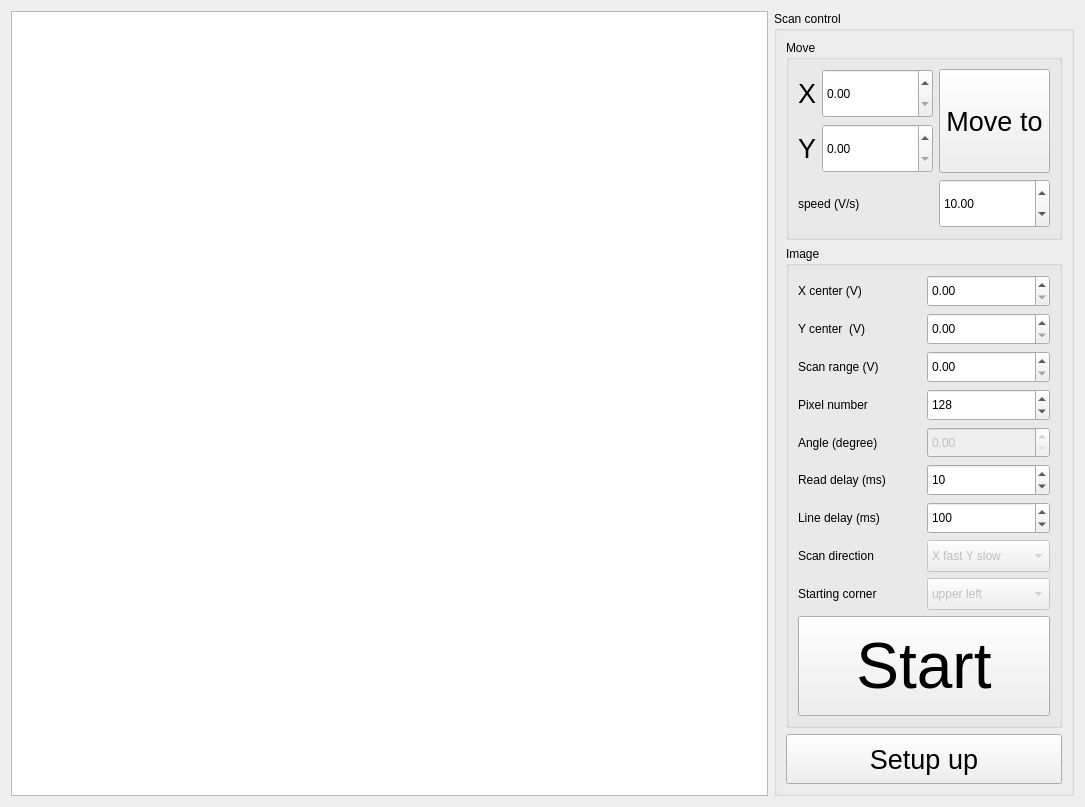
<?xml version="1.0" encoding="UTF-8"?>
<ui version="4.0">
 <class>Scan_UI</class>
 <widget class="QWidget" name="Scan_UI">
  <property name="geometry">
   <rect>
    <x>0</x>
    <y>0</y>
    <width>1085</width>
    <height>807</height>
   </rect>
  </property>
  <property name="windowTitle">
   <string>Scan</string>
  </property>
  <layout class="QHBoxLayout" name="horizontalLayout_2">
   <item>
    <layout class="QHBoxLayout" name="horizontalLayout">
     <item>
      <widget class="ImageView" name="Image_View"/>
     </item>
     <item>
      <widget class="QGroupBox" name="groupBox">
       <property name="sizePolicy">
        <sizepolicy hsizetype="Fixed" vsizetype="Minimum">
         <horstretch>0</horstretch>
         <verstretch>0</verstretch>
        </sizepolicy>
       </property>
       <property name="minimumSize">
        <size>
         <width>300</width>
         <height>0</height>
        </size>
       </property>
       <property name="maximumSize">
        <size>
         <width>500</width>
         <height>16777215</height>
        </size>
       </property>
       <property name="title">
        <string>Scan control</string>
       </property>
       <layout class="QVBoxLayout" name="verticalLayout_2">
        <item>
         <layout class="QVBoxLayout" name="verticalLayout">
          <item>
           <widget class="QGroupBox" name="Move_groupbox">
            <property name="sizePolicy">
             <sizepolicy hsizetype="Preferred" vsizetype="Maximum">
              <horstretch>0</horstretch>
              <verstretch>0</verstretch>
             </sizepolicy>
            </property>
            <property name="minimumSize">
             <size>
              <width>0</width>
              <height>200</height>
             </size>
            </property>
            <property name="title">
             <string>Move</string>
            </property>
            <layout class="QGridLayout" name="gridLayout_3">
             <item row="0" column="0">
              <layout class="QGridLayout" name="gridLayout_2">
               <item row="0" column="0">
                <widget class="QLabel" name="label">
                 <property name="sizePolicy">
                  <sizepolicy hsizetype="Maximum" vsizetype="Preferred">
                   <horstretch>0</horstretch>
                   <verstretch>0</verstretch>
                  </sizepolicy>
                 </property>
                 <property name="font">
                  <font>
                   <pointsize>20</pointsize>
                  </font>
                 </property>
                 <property name="text">
                  <string>X</string>
                 </property>
                </widget>
               </item>
               <item row="1" column="0">
                <widget class="QLabel" name="label_2">
                 <property name="sizePolicy">
                  <sizepolicy hsizetype="Maximum" vsizetype="Preferred">
                   <horstretch>0</horstretch>
                   <verstretch>0</verstretch>
                  </sizepolicy>
                 </property>
                 <property name="font">
                  <font>
                   <pointsize>20</pointsize>
                  </font>
                 </property>
                 <property name="text">
                  <string>Y</string>
                 </property>
                </widget>
               </item>
               <item row="0" column="1">
                <widget class="QDoubleSpinBox" name="X_move_spinbox">
                 <property name="sizePolicy">
                  <sizepolicy hsizetype="Minimum" vsizetype="Minimum">
                   <horstretch>0</horstretch>
                   <verstretch>0</verstretch>
                  </sizepolicy>
                 </property>
                 <property name="maximum">
                  <double>150.000000000000000</double>
                 </property>
                </widget>
               </item>
               <item row="1" column="1">
                <widget class="QDoubleSpinBox" name="Y_move_spinbox">
                 <property name="sizePolicy">
                  <sizepolicy hsizetype="Minimum" vsizetype="Minimum">
                   <horstretch>0</horstretch>
                   <verstretch>0</verstretch>
                  </sizepolicy>
                 </property>
                 <property name="maximum">
                  <double>150.000000000000000</double>
                 </property>
                </widget>
               </item>
               <item row="2" column="0" colspan="2">
                <widget class="QLabel" name="label_3">
                 <property name="sizePolicy">
                  <sizepolicy hsizetype="Preferred" vsizetype="Minimum">
                   <horstretch>0</horstretch>
                   <verstretch>0</verstretch>
                  </sizepolicy>
                 </property>
                 <property name="text">
                  <string>speed (V/s)</string>
                 </property>
                </widget>
               </item>
               <item row="2" column="2">
                <widget class="QDoubleSpinBox" name="speed_move_spinbox">
                 <property name="sizePolicy">
                  <sizepolicy hsizetype="Minimum" vsizetype="Minimum">
                   <horstretch>0</horstretch>
                   <verstretch>0</verstretch>
                  </sizepolicy>
                 </property>
                 <property name="decimals">
                  <number>2</number>
                 </property>
                 <property name="minimum">
                  <double>0.100000000000000</double>
                 </property>
                 <property name="value">
                  <double>10.000000000000000</double>
                 </property>
                </widget>
               </item>
               <item row="0" column="2" rowspan="2">
                <widget class="QPushButton" name="start_move_button">
                 <property name="sizePolicy">
                  <sizepolicy hsizetype="Minimum" vsizetype="Minimum">
                   <horstretch>0</horstretch>
                   <verstretch>0</verstretch>
                  </sizepolicy>
                 </property>
                 <property name="font">
                  <font>
                   <pointsize>20</pointsize>
                  </font>
                 </property>
                 <property name="text">
                  <string>Move to</string>
                 </property>
                </widget>
               </item>
              </layout>
             </item>
            </layout>
           </widget>
          </item>
          <item>
           <widget class="QGroupBox" name="Image_groupbox">
            <property name="title">
             <string>Image</string>
            </property>
            <layout class="QGridLayout" name="gridLayout_5">
             <item row="0" column="0">
              <layout class="QGridLayout" name="gridLayout_4">
               <item row="7" column="0">
                <widget class="QLabel" name="label_8">
                 <property name="text">
                  <string>Scan direction</string>
                 </property>
                </widget>
               </item>
               <item row="8" column="0">
                <widget class="QLabel" name="label_9">
                 <property name="text">
                  <string>Starting corner</string>
                 </property>
                </widget>
               </item>
               <item row="2" column="1">
                <widget class="QDoubleSpinBox" name="range_scan_spinbox">
                 <property name="sizePolicy">
                  <sizepolicy hsizetype="Minimum" vsizetype="Minimum">
                   <horstretch>0</horstretch>
                   <verstretch>0</verstretch>
                  </sizepolicy>
                 </property>
                 <property name="maximum">
                  <double>150.000000000000000</double>
                 </property>
                </widget>
               </item>
               <item row="5" column="1">
                <widget class="QSpinBox" name="readdelay_scan_spinbox">
                 <property name="sizePolicy">
                  <sizepolicy hsizetype="Minimum" vsizetype="Minimum">
                   <horstretch>0</horstretch>
                   <verstretch>0</verstretch>
                  </sizepolicy>
                 </property>
                 <property name="maximum">
                  <number>1000</number>
                 </property>
                 <property name="value">
                  <number>10</number>
                 </property>
                </widget>
               </item>
               <item row="3" column="0">
                <widget class="QLabel" name="label_5">
                 <property name="text">
                  <string>Pixel number</string>
                 </property>
                </widget>
               </item>
               <item row="6" column="0">
                <widget class="QLabel" name="label_7">
                 <property name="text">
                  <string>Line delay (ms)</string>
                 </property>
                </widget>
               </item>
               <item row="1" column="1">
                <widget class="QDoubleSpinBox" name="Ycenter_scan_spinbox">
                 <property name="sizePolicy">
                  <sizepolicy hsizetype="Minimum" vsizetype="Minimum">
                   <horstretch>0</horstretch>
                   <verstretch>0</verstretch>
                  </sizepolicy>
                 </property>
                </widget>
               </item>
               <item row="8" column="1">
                <widget class="QComboBox" name="corner_scan_combobox">
                 <property name="enabled">
                  <bool>false</bool>
                 </property>
                 <property name="sizePolicy">
                  <sizepolicy hsizetype="Preferred" vsizetype="Minimum">
                   <horstretch>0</horstretch>
                   <verstretch>0</verstretch>
                  </sizepolicy>
                 </property>
                 <item>
                  <property name="text">
                   <string>upper left</string>
                  </property>
                 </item>
                 <item>
                  <property name="text">
                   <string>upper right</string>
                  </property>
                 </item>
                 <item>
                  <property name="text">
                   <string>lower left</string>
                  </property>
                 </item>
                 <item>
                  <property name="text">
                   <string>lower right</string>
                  </property>
                 </item>
                </widget>
               </item>
               <item row="7" column="1">
                <widget class="QComboBox" name="dir_scan_combobox">
                 <property name="enabled">
                  <bool>false</bool>
                 </property>
                 <property name="sizePolicy">
                  <sizepolicy hsizetype="Preferred" vsizetype="Minimum">
                   <horstretch>0</horstretch>
                   <verstretch>0</verstretch>
                  </sizepolicy>
                 </property>
                 <item>
                  <property name="text">
                   <string>X fast Y slow</string>
                  </property>
                 </item>
                 <item>
                  <property name="text">
                   <string>Y fast X slow</string>
                  </property>
                 </item>
                </widget>
               </item>
               <item row="0" column="0">
                <widget class="QLabel" name="label_10">
                 <property name="text">
                  <string>X center (V)</string>
                 </property>
                </widget>
               </item>
               <item row="5" column="0">
                <widget class="QLabel" name="label_6">
                 <property name="text">
                  <string>Read delay (ms)</string>
                 </property>
                </widget>
               </item>
               <item row="6" column="1">
                <widget class="QSpinBox" name="linedelay_scan_spinbox">
                 <property name="sizePolicy">
                  <sizepolicy hsizetype="Minimum" vsizetype="Minimum">
                   <horstretch>0</horstretch>
                   <verstretch>0</verstretch>
                  </sizepolicy>
                 </property>
                 <property name="maximum">
                  <number>10000</number>
                 </property>
                 <property name="value">
                  <number>100</number>
                 </property>
                </widget>
               </item>
               <item row="0" column="1">
                <widget class="QDoubleSpinBox" name="Xcenter_scan_spinbox">
                 <property name="sizePolicy">
                  <sizepolicy hsizetype="Minimum" vsizetype="Minimum">
                   <horstretch>0</horstretch>
                   <verstretch>0</verstretch>
                  </sizepolicy>
                 </property>
                </widget>
               </item>
               <item row="3" column="1">
                <widget class="QSpinBox" name="pixelnum_scan_spinbox">
                 <property name="sizePolicy">
                  <sizepolicy hsizetype="Minimum" vsizetype="Minimum">
                   <horstretch>0</horstretch>
                   <verstretch>0</verstretch>
                  </sizepolicy>
                 </property>
                 <property name="minimum">
                  <number>2</number>
                 </property>
                 <property name="maximum">
                  <number>4096</number>
                 </property>
                 <property name="value">
                  <number>128</number>
                 </property>
                </widget>
               </item>
               <item row="2" column="0">
                <widget class="QLabel" name="label_4">
                 <property name="text">
                  <string>Scan range (V)</string>
                 </property>
                </widget>
               </item>
               <item row="1" column="0">
                <widget class="QLabel" name="label_11">
                 <property name="text">
                  <string>Y center  (V)</string>
                 </property>
                </widget>
               </item>
               <item row="4" column="0">
                <widget class="QLabel" name="label_12">
                 <property name="text">
                  <string>Angle (degree)</string>
                 </property>
                </widget>
               </item>
               <item row="4" column="1">
                <widget class="QDoubleSpinBox" name="angle_scan_spinbox">
                 <property name="enabled">
                  <bool>false</bool>
                 </property>
                 <property name="sizePolicy">
                  <sizepolicy hsizetype="Minimum" vsizetype="Minimum">
                   <horstretch>0</horstretch>
                   <verstretch>0</verstretch>
                  </sizepolicy>
                 </property>
                 <property name="maximum">
                  <double>180.000000000000000</double>
                 </property>
                </widget>
               </item>
              </layout>
             </item>
             <item row="1" column="0">
              <widget class="QPushButton" name="start_scan_button">
               <property name="minimumSize">
                <size>
                 <width>0</width>
                 <height>100</height>
                </size>
               </property>
               <property name="font">
                <font>
                 <pointsize>48</pointsize>
                </font>
               </property>
               <property name="text">
                <string>Start</string>
               </property>
              </widget>
             </item>
            </layout>
           </widget>
          </item>
         </layout>
        </item>
        <item>
         <widget class="QPushButton" name="setup_button">
          <property name="minimumSize">
           <size>
            <width>0</width>
            <height>50</height>
           </size>
          </property>
          <property name="font">
           <font>
            <pointsize>20</pointsize>
           </font>
          </property>
          <property name="text">
           <string>Setup up</string>
          </property>
         </widget>
        </item>
       </layout>
      </widget>
     </item>
    </layout>
   </item>
  </layout>
 </widget>
 <customwidgets>
  <customwidget>
   <class>ImageView</class>
   <extends>QGraphicsView</extends>
   <header>pyqtgraph</header>
  </customwidget>
 </customwidgets>
 <resources/>
 <connections/>
</ui>
